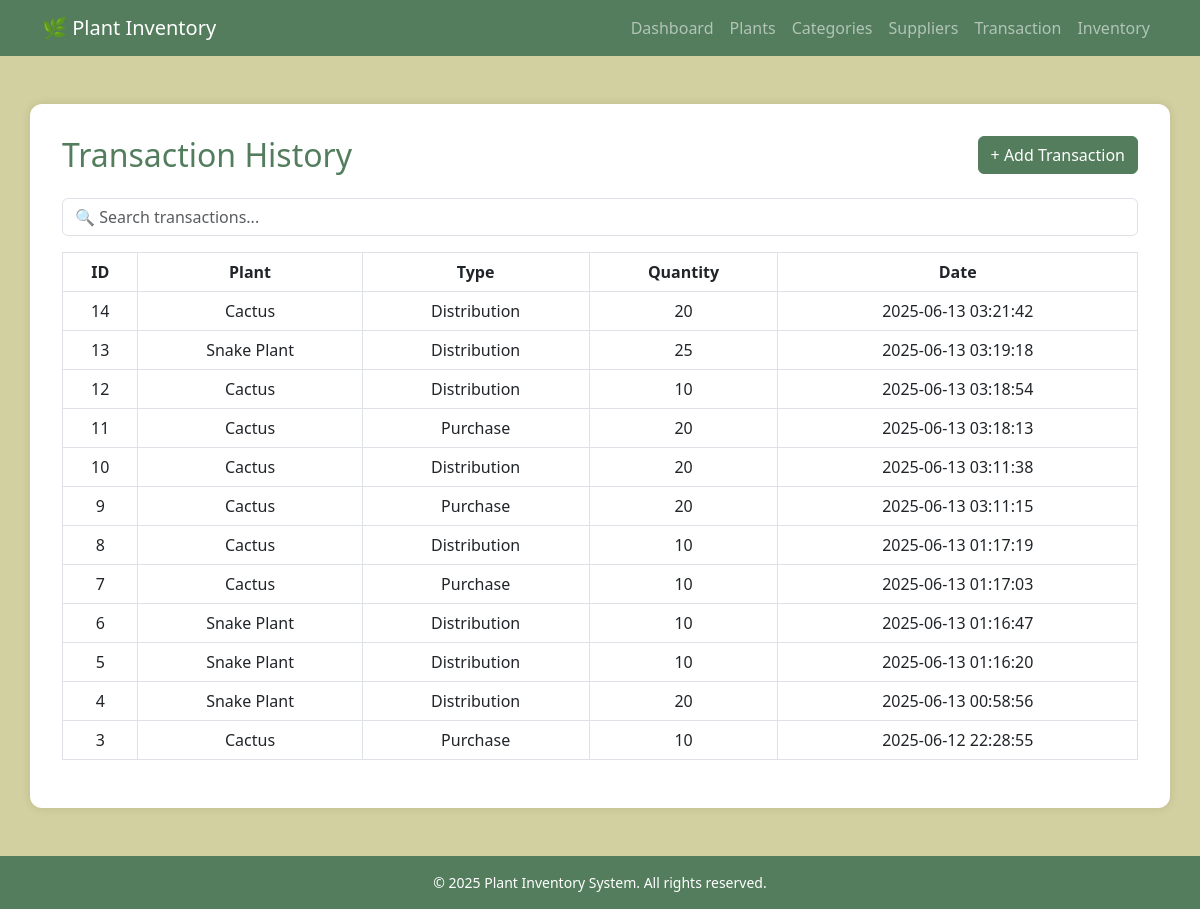
The page /view_transactions.php (signed in) on the database as committed earlier.
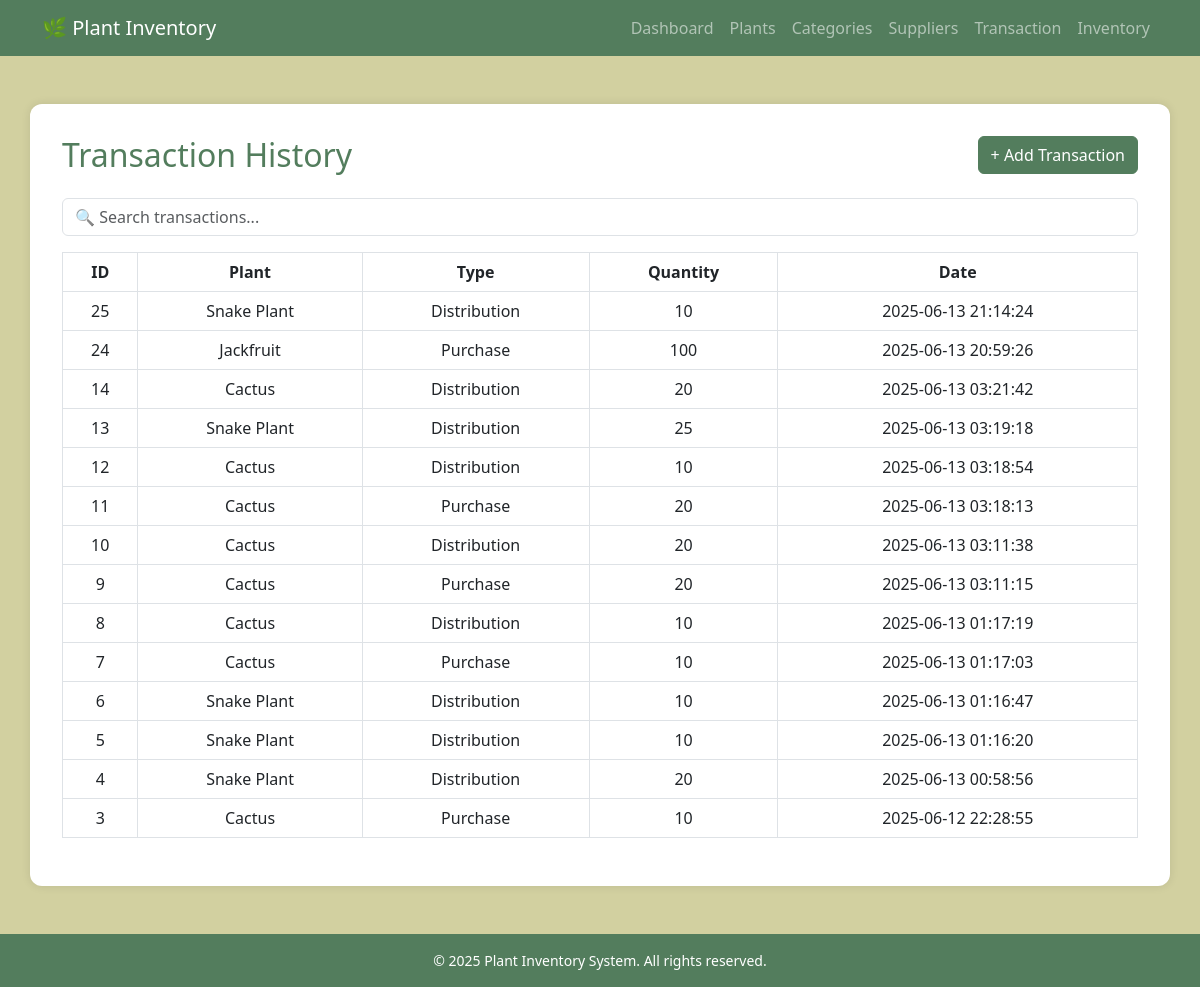
The same page on the database as committed later.
### tables this page shows
CREATE TABLE `transactions` (
  `TransactionID` int(11) NOT NULL,
  `PlantID` int(11) NOT NULL,
  `TransactionType` enum('purchase','distribution') NOT NULL,
  `trans_quantity` int(11) NOT NULL,
  `TransactionDate` datetime NOT NULL DEFAULT current_timestamp()
);

CREATE TABLE `plants` (
  `PlantID` int(11) NOT NULL,
  `Name` varchar(255) NOT NULL,
  `ScientificName` varchar(255) NOT NULL,
  `Location` varchar(255) NOT NULL,
  `LastUpdated` datetime NOT NULL DEFAULT current_timestamp(),
  `ImagePath` longblob NOT NULL,
  `category_id` int(11) DEFAULT NULL
);

### view_transactions.php (the view, shortened to what this page needs)
<?php
    include 'navbar.php';
    include 'auth.php';
    try {
        $sql = "SELECT t.TransactionID, t.PlantID, p.Name AS PlantName, t.TransactionType, t.trans_quantity, t.TransactionDate
                FROM transactions t
                LEFT JOIN plants p ON t.PlantID = p.PlantID
                ORDER BY t.TransactionDate DESC";
        $result = $conn->query($sql);
    } catch (Exception $e) {
        $notificationMessage = "Error: " . htmlspecialchars($e->getMessage()) . "";
        $result = false;
    }
?>
<!DOCTYPE html>
<html lang="en">
<head>
    <link href="https://cdn.jsdelivr.net/npm/bootstrap@5.3.0/dist/css/bootstrap.min.css" rel="stylesheet">
</head>
<body>
<main>
    <div class="container main">
        <div class="d-flex justify-content-between align-items-center mb-4">
            <h2 class="m-0">Transaction History</h2>
            <a href="add_transaction.php" class="btn btn-custom">+ Add Transaction</a>
        </div>
        <div class="mb-3">
            <input type="text" id="searchTransactions" class="form-control" placeholder="🔍 Search transactions...">
        </div>
        <?php if ($result && $result->num_rows > 0): ?>
        <table class="table table-bordered text-center">
            <thead>
                <tr>
                    <th>ID</th>
                    <th>Plant</th>
                    <th>Type</th>
                    <th>Quantity</th>
                    <th>Date</th>
                </tr>
            </thead>
            <tbody>
                <?php while ($row = $result->fetch_assoc()): ?>
                <tr>
                    <td><?= htmlspecialchars($row['TransactionID']) ?></td>
                    <td><?= htmlspecialchars($row['PlantName'] ?? 'Unknown Plant') ?></td>
                    <td><?= ucfirst(htmlspecialchars($row['TransactionType'])) ?></td>
                    <td><?= htmlspecialchars($row['trans_quantity']) ?></td>
                    <td><?= htmlspecialchars($row['TransactionDate']) ?></td>
                </tr>
                <?php endwhile; ?>
            </tbody>
        </table>
        <?php endif; ?>
    </div>
</main>
<?php include 'footer.php'; ?>
</body>
</html>

### navbar.php (shortened to what this page needs)
<nav class="navbar navbar-expand-lg navbar-dark" style="background-color: #537D5D;">
    <div class="container">
        <a class="navbar-brand" href="dashboard.php">🌿 Plant Inventory</a>
        <div class="collapse navbar-collapse" id="navContent">
            <ul class="navbar-nav ms-auto">
                <li class="nav-item"><a class="nav-link" href="dashboard.php">Dashboard</a></li>
                <li class="nav-item"><a class="nav-link" href="plants.php">Plants</a></li>
                <li class="nav-item"><a class="nav-link" href="manage_categories.php">Categories</a></li>
                <li class="nav-item"><a class="nav-link" href="manage_suppliers.php">Suppliers</a></li>
                <li class="nav-item"><a class="nav-link" href="view_transactions.php">Transaction</a></li>
                <li class="nav-item"><a class="nav-link" href="manage_inventory.php">Inventory</a></li>
            </ul>
        </div>
    </div>
</nav>

### footer.php
<footer class="text-center py-3 mt-5" style="background-color: #537D5D; color: white;">
    <div class="container">
        <small>&copy; <?= date('Y') ?> Plant Inventory System. All rights reserved.</small>
    </div>
</footer>

### view_transactions.php (style rules this page uses)
html, body { height: 100%; }
body { background-color: #D2D0A0; font-family: 'Segoe UI', sans-serif; display: flex; flex-direction: column; }
main { flex: 1; }
h2 { color: #537D5D; }
.container.main { background-color: white; padding: 2rem; margin-top: 3rem; border-radius: 12px; box-shadow: 0 0 10px rgba(0,0,0,0.1); }
.table thead { background-color: #73946B; color: white; }
.btn-custom { background-color: #537D5D; border-color: #537D5D; color: white; }

Rows that differ between the two databases and show on the page:
added transactions: TransactionID "25", PlantID.Name "Snake Plant", TransactionType "Distribution", trans_quantity "10", TransactionDate "2025-06-13 21:14:24"
added transactions: TransactionID "24", PlantID.Name "Jackfruit", TransactionType "Purchase", trans_quantity "100", TransactionDate "2025-06-13 20:59:26"
